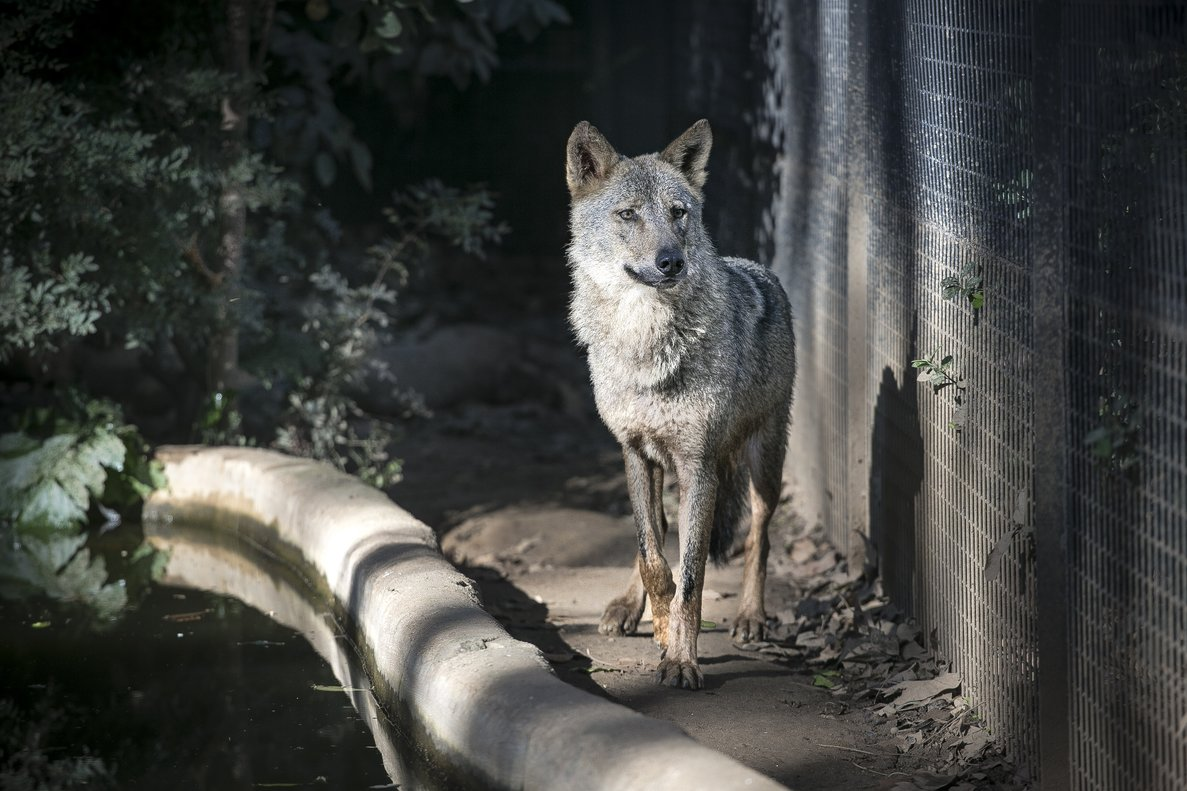
#> input picture lobo.jpg, 1187 x 791 px
$ python 22-EquializacionHistograma.py
#> lines starting #> are read from the running program, lines starting #| are printed output that depends on the picture
import cv2
import numpy as np

img= cv2.imread('lobo.jpg',0)
#> img: shape (791, 1187); min 0, max 255, mean 69
equ= cv2.equalizeHist(img)
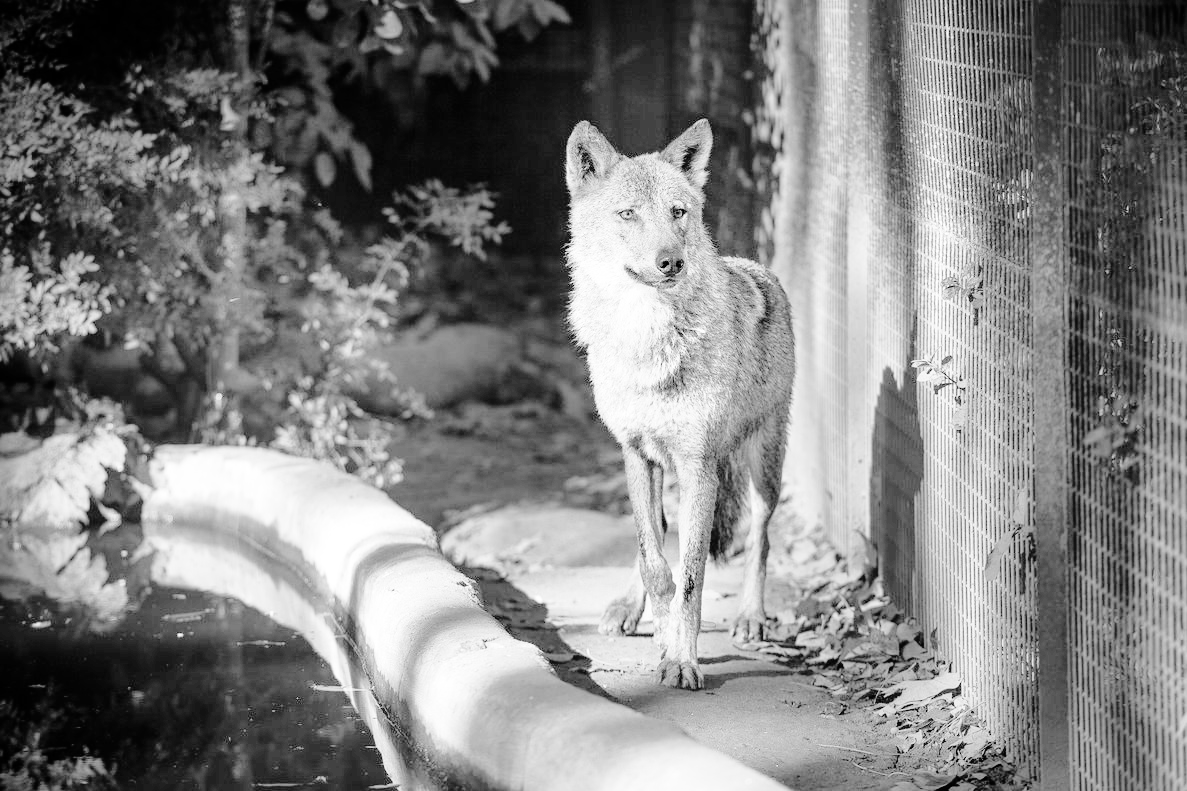
#> equ: shape (791, 1187); min 0, max 255, mean 128.4
res = np.hstack((img,equ)) #Agrupa las imagenes una al lado de la otra
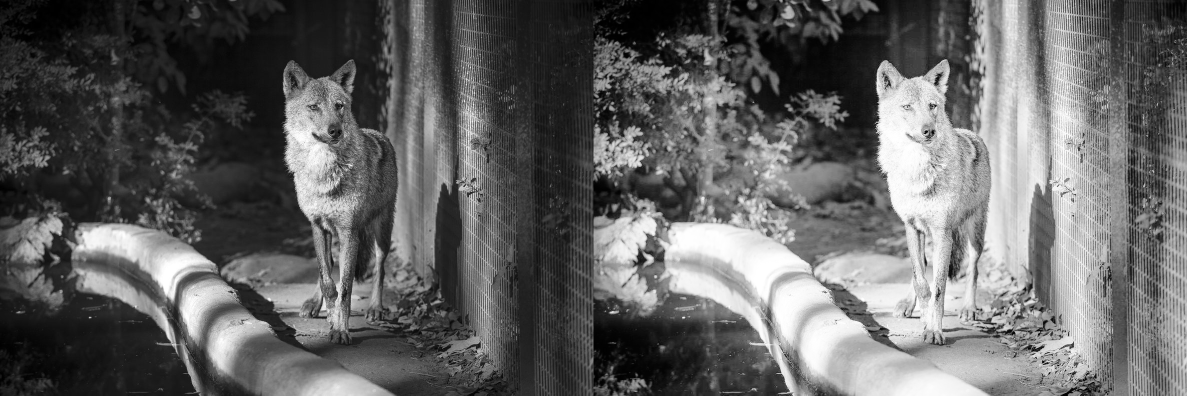
#> res: shape (791, 2374) (shown at 1/2 size); min 0, max 255, mean 98.7
cv2.imshow('lob',res)
cv2.waitKey(0)
